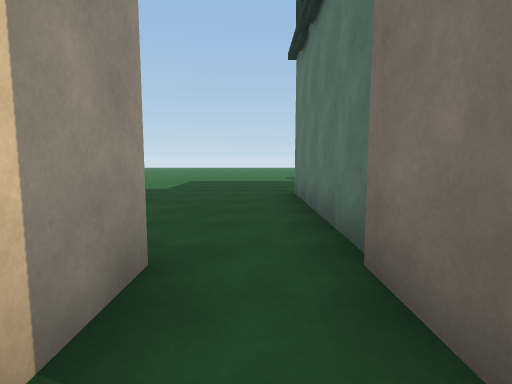
View 1 (above)

24 first-person views from a walk through a scene from a Unity 3-D project. The camera is 1.5 m above the floor, tilts 6° down and sees 80° across. The floor is counted in squares, 2 m on a side. Each view is taken from the middle of a square. On the plan, view 1 faces up. The plan holds only what a view shows up to about 10 squares ahead; the rest is blank. The place goes on beyond the plan. The player character is not drawn. Door leaves are left out, so doorways stand open. Surface patterns are stand-ins for the level's own textures.

View 2
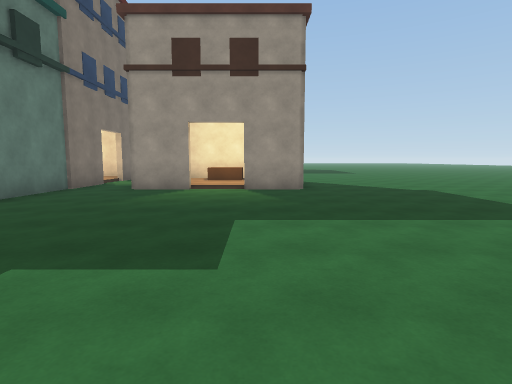

View 3
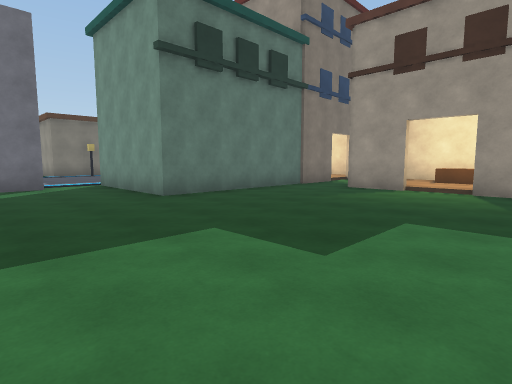

View 4
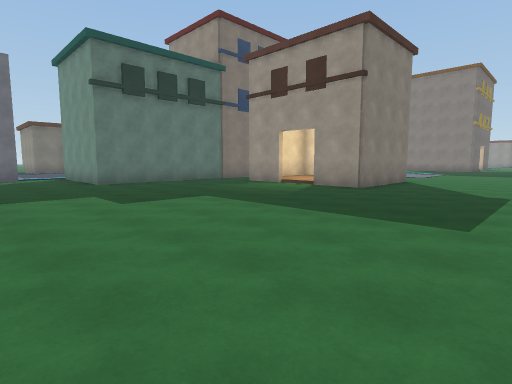

View 5
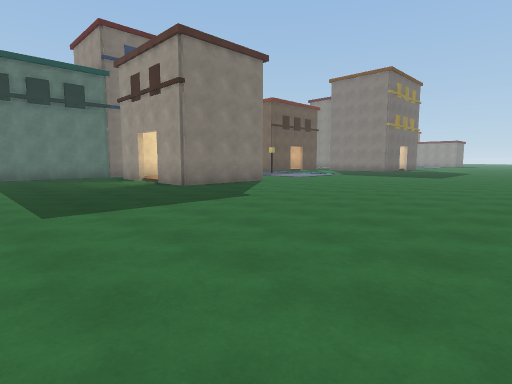

View 6
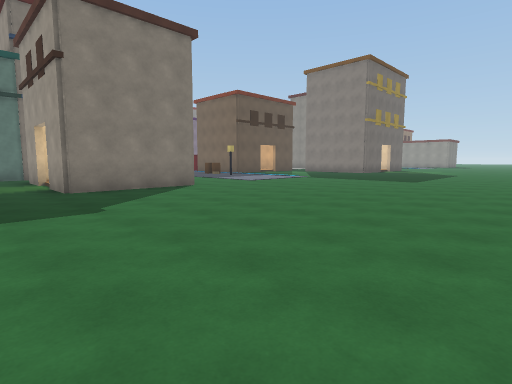

View 7
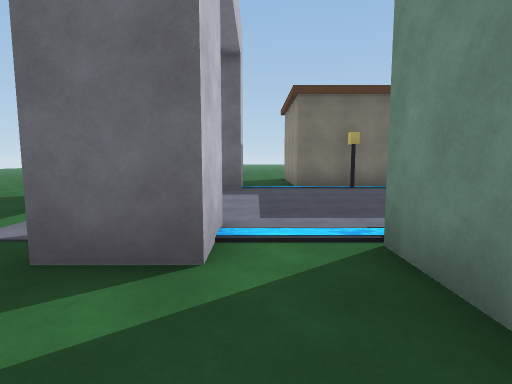

View 8
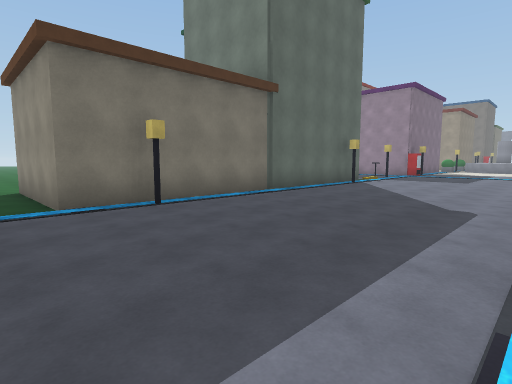

View 9
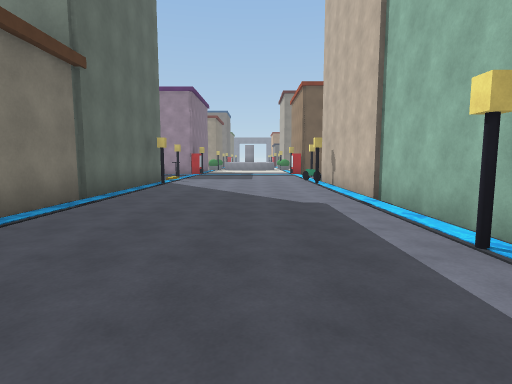

View 10
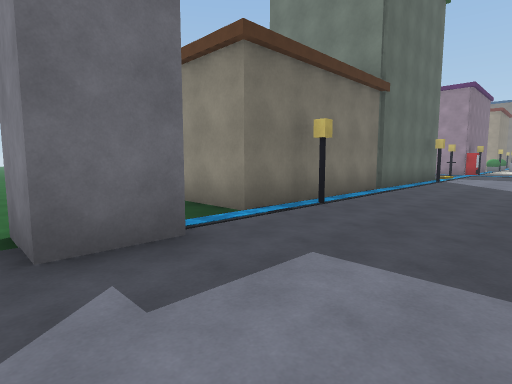

View 11
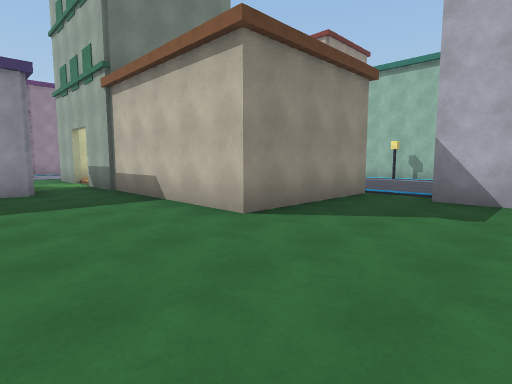

View 12
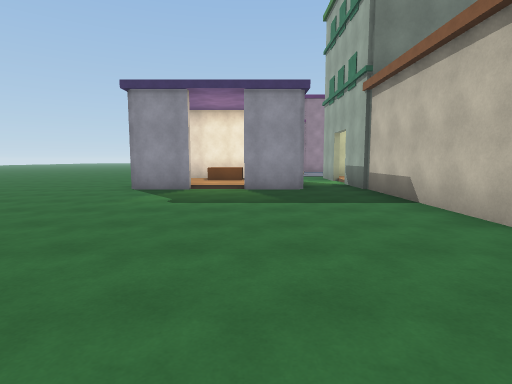

View 13
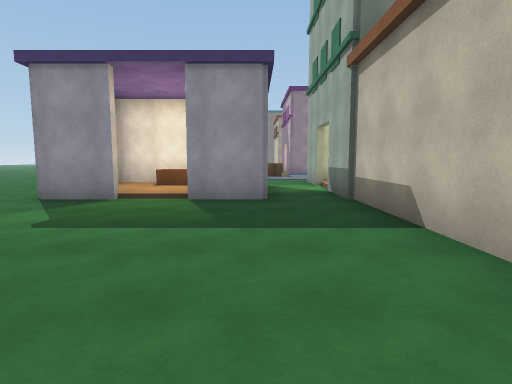

View 14
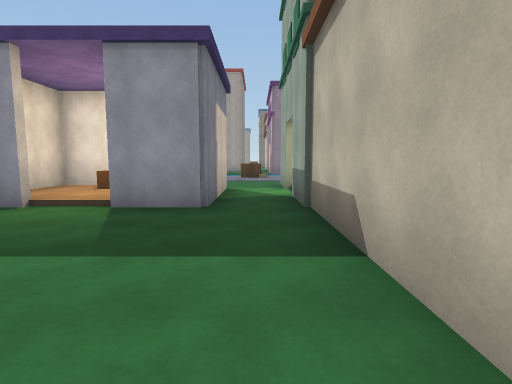

View 15
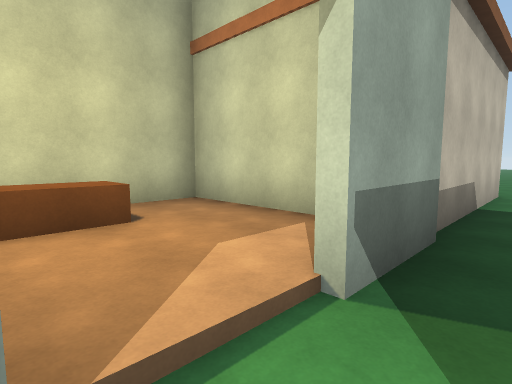

View 16
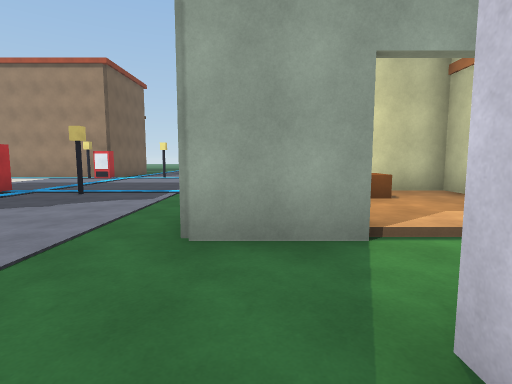

View 17
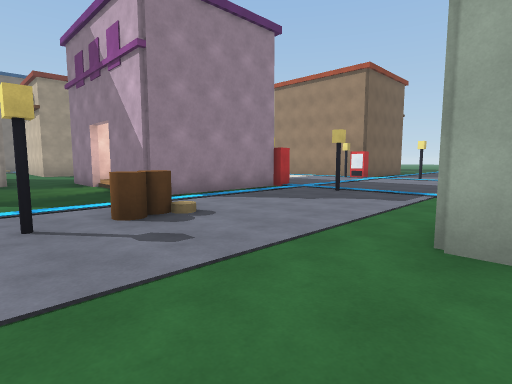

View 18
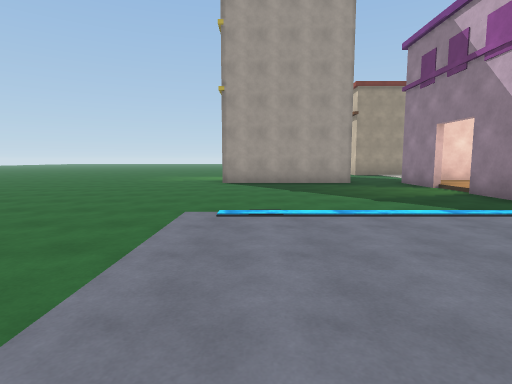

View 19
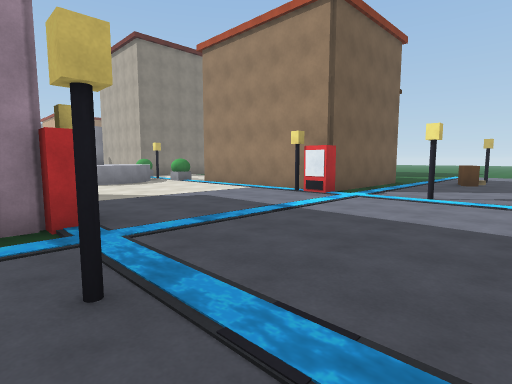

View 20
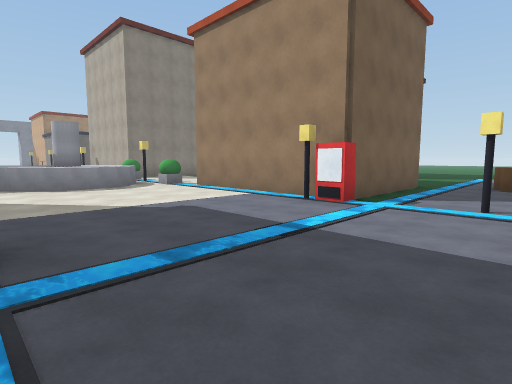

View 21
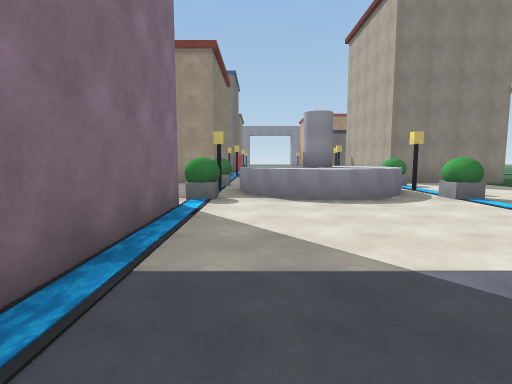

View 22
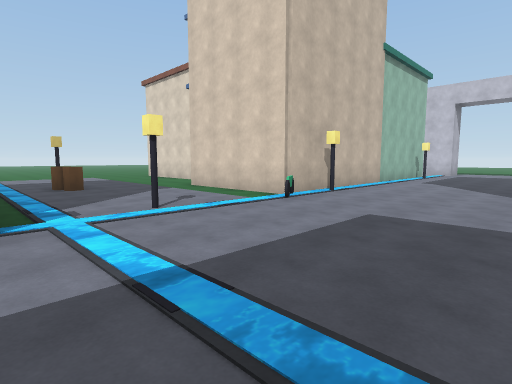

View 23
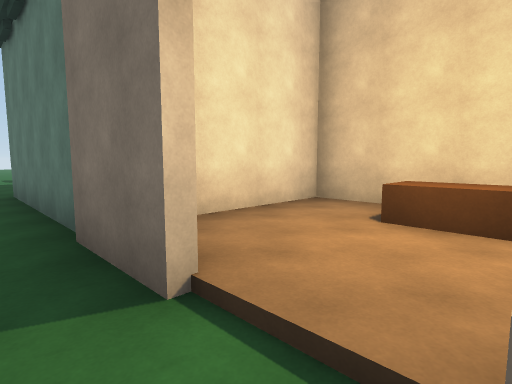

View 24
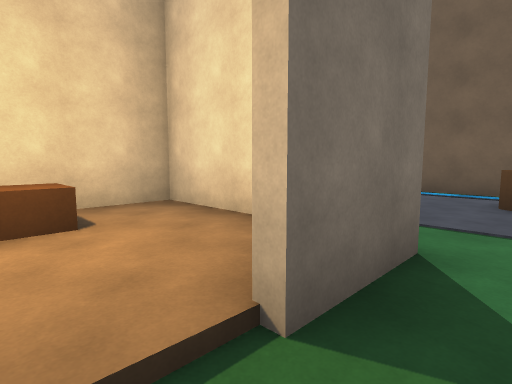

### Floor plan
Key: @ floor where view 1 was taken; # wall or solid block; . main floor; : floor 0.25 m higher than the main floor; / step, stairs or slope; D open door; ~ water the walk can cross; ≈ water the walk keeps out of; O other object.
Columns run from 13 left of view 1 to 27 right of it. Each row starts with its distance up from view 1.
 10     ...........  .. ...........
  9     ..............# ...#........
  8     ..............~....~.........
  7 ..................~....~..........
  6 ..............####......####.......
  5 ..............#  #O....O#  #.......
  4 ..............#  #~....~#  #........
  3 ..............#  #~....~#  #.........
  2 ........##/##.#####....#####.##D##....
  1 ........#:::#.#:::#....#:::#.#:::#.....
  0 ........# O: @/:O:#....#O::/.# O:#.....
 -1 ........#### .#:::#....# ::#.#####  ..
 -2 .........    .#:::O....O   #...     ..
 -3  .......     .####O....    #... .
 -4  ......     ......~....~..........
 -5  .....     .......~....~...........
 -6  ....     .O.O...O~....O....OO......
 -7  ...      ~~~~~~~~~~~~~~~~~~~~~~~....
 -8  ..         .#####O....O####.........
 -9                  #O....    #..........
-10                  #~....#   /...........
-11                   ~....#   /............
-12                   ~....#  :#.............
-13                   ~....#####.#####.......
-14                  .O.OO.O
-15                 ..≈OOOO≈.
-16                ...OOOOOO.
-17                ...O  O O.
-18               OOOO     ~##
-19                  O

Where each view was taken, in squares from view 1:
view 1: 0 up, 0 right, facing up
view 2: 10 up, 4 left, facing down
view 3: 10 up, 5 left, facing down-right
view 4: 10 up, 9 left, facing down-right
view 5: 7 up, 13 left, facing down-right
view 6: 4 up, 13 left, facing down-right
view 7: 8 up, 2 right, facing right
view 8: 8 up, 5 right, facing down-right
view 9: 8 up, 7 right, facing down
view 10: 10 up, 7 right, facing down-right
view 11: 10 up, 17 right, facing down-left
view 12: 10 up, 17 right, facing down
view 13: 8 up, 16 right, facing down
view 14: 7 up, 15 right, facing down
view 15: 1 down, 15 right, facing up-left
view 16: 2 down, 17 right, facing left
view 17: 2 down, 17 right, facing down-left
view 18: 3 down, 19 right, facing down
view 19: 4 down, 11 right, facing down-left
view 20: 5 down, 10 right, facing down-left
view 21: 8 down, 9 right, facing down
view 22: 8 down, 9 right, facing up-left
view 23: 1 down, 0 right, facing up-right
view 24: 0 up, 0 right, facing down-right
